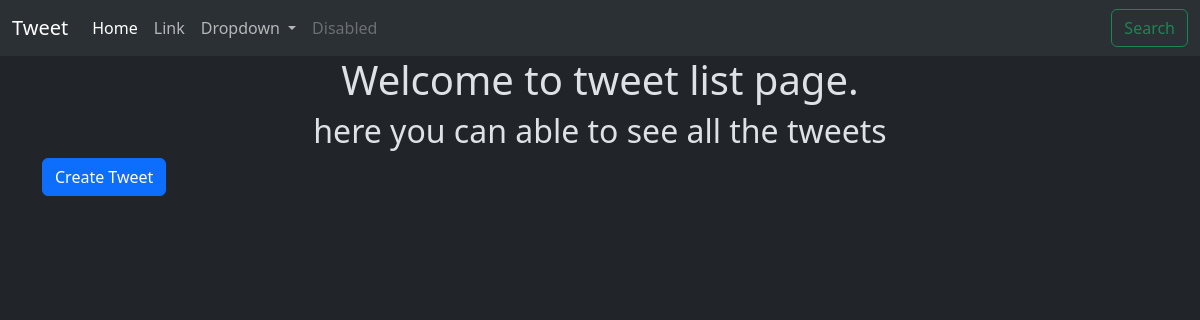
The page /tweet/ on the database as committed earlier.
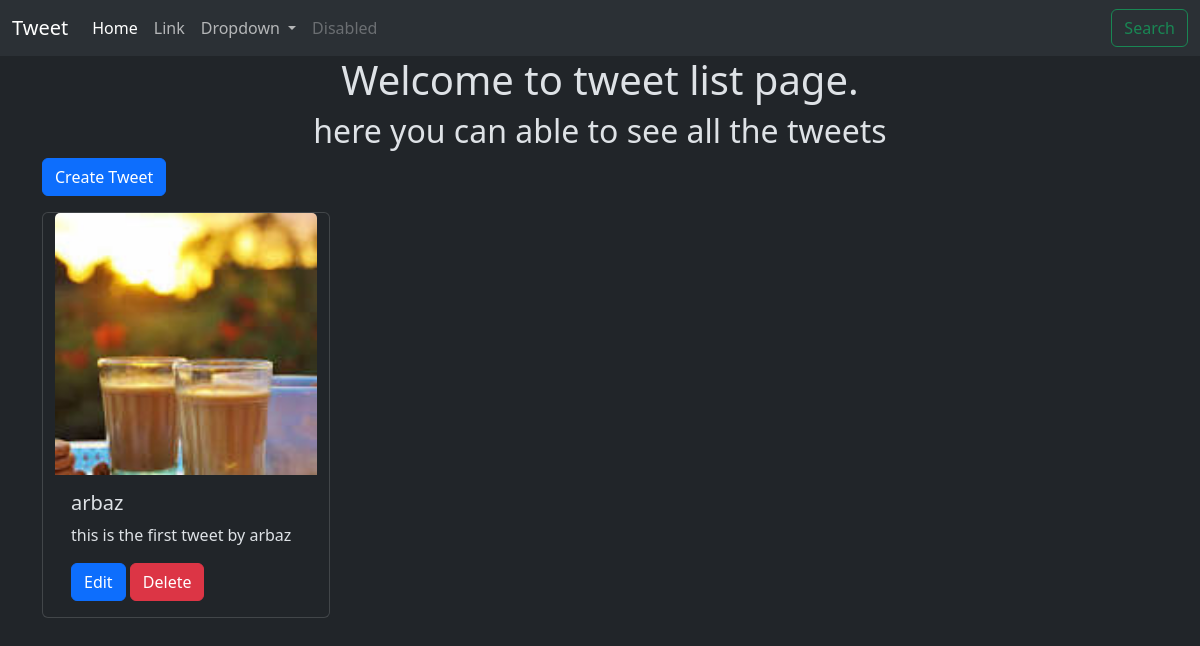
The same page on the database as committed later.
### tweet/models.py (models this page shows, shortened)
class Tweet(models.Model):
    user=models.ForeignKey(User, on_delete=models.CASCADE)
    text= models.TextField(max_length=250)
    photo=models.ImageField(upload_to='photos/', blank=True, null=True)
    create_at=models.DateTimeField(auto_now_add=True)
    updated_at = models.DateTimeField(auto_now=True)

### tweet/views.py (the view)
# urls.py: path('', views.tweet_list, name='tweet_list'),
def tweet_list(request):
    tweets = Tweet.objects.all().order_by('-create_at')
    return render(request, 'tweet_list.html', {'tweets':tweets})

### tweet/templates/tweet_list.html (shortened to what this page needs)
{% extends "layout.html" %}
{% block content %}
    <h1 class="text-center ">Welcome to tweet list page.</h1>
    <h2 class="text-center ">here you can able to see all the tweets</h2>
    <a class='btn btn-primary mb-3' href="{% url 'tweet_create'  %}"> Create Tweet</a>
    <div class="container row gap-3">
        {% for tweet in tweets %}
        <div class="card" style="width: 18rem;">
            <img class='card-img-top mx-auto d-block' style="width: 100%;" src="{{ tweet.photo.url }}" class="card-img-top" alt="loading...">
            <div class="card-body">
              <h5 class="card-title">{{tweet.user.username}}</h5>
              <p class="card-text">{{tweet.text}}</p>
              <a href="{% url 'tweet_edit' tweet.id %}" class="btn btn-primary ">Edit</a>
              <a href="{% url 'tweet_delete' tweet.id %}" class="btn btn-danger ml-5">Delete</a>
            </div>
          </div>
        {% endfor %}
    </div>
{% endblock %}

Rows that differ between the two databases and show on the page:
added Tweet: photo (picture), user.username "arbaz", text "this is the first tweet by arbaz"
